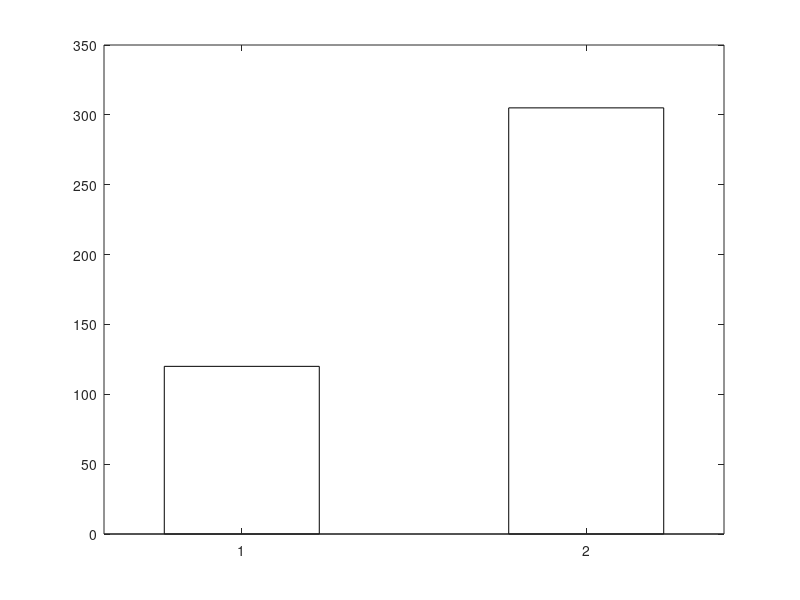

MATLAB code to generate this figure: (Note: this script raises an error after producing the figure.)
%% chart_dataset_composition.m
% Shows the scale of your dataset - authorized vs unauthorized.

clear; clc;

categories = {'Authorized' newline '(30 people)', 'Unauthorized' newline '(57 people)'};
imageCounts = [120, 305];

fig = figure('Color', 'white', 'Position', [100 100 750 500]);

barColors = [0.20 0.45 0.65;   % blue - authorized
             0.55 0.55 0.55];  % grey - unauthorized

b = bar(imageCounts, 0.45, 'FaceColor', 'flat');
for i = 1:numel(imageCounts)
    b.CData(i,:) = barColors(i,:);
end

ylim([0 350]);
ylabel('Number of Images', 'FontSize', 14, 'FontWeight', 'bold');
set(gca, 'XTickLabel', categories, 'FontSize', 13, 'FontWeight', 'bold');
xtickangle(0);

title('Dataset Composition', 'FontSize', 17, 'FontWeight', 'bold');
subtitle('425 total iris images used for testing and evaluation', 'FontSize', 11, 'FontAngle', 'italic');

grid on;
ax = gca;
ax.YGrid = 'on';
ax.XGrid = 'off';
box off;
ax.FontSize = 12;

for i = 1:numel(imageCounts)
    text(i, imageCounts(i) + 10, sprintf('%d images', imageCounts(i)), ...
        'HorizontalAlignment', 'center', 'FontSize', 14, 'FontWeight', 'bold');
end

exportgraphics(fig, 'chart_dataset_composition.png', 'Resolution', 300);
fprintf('Saved chart_dataset_composition.png\n');
